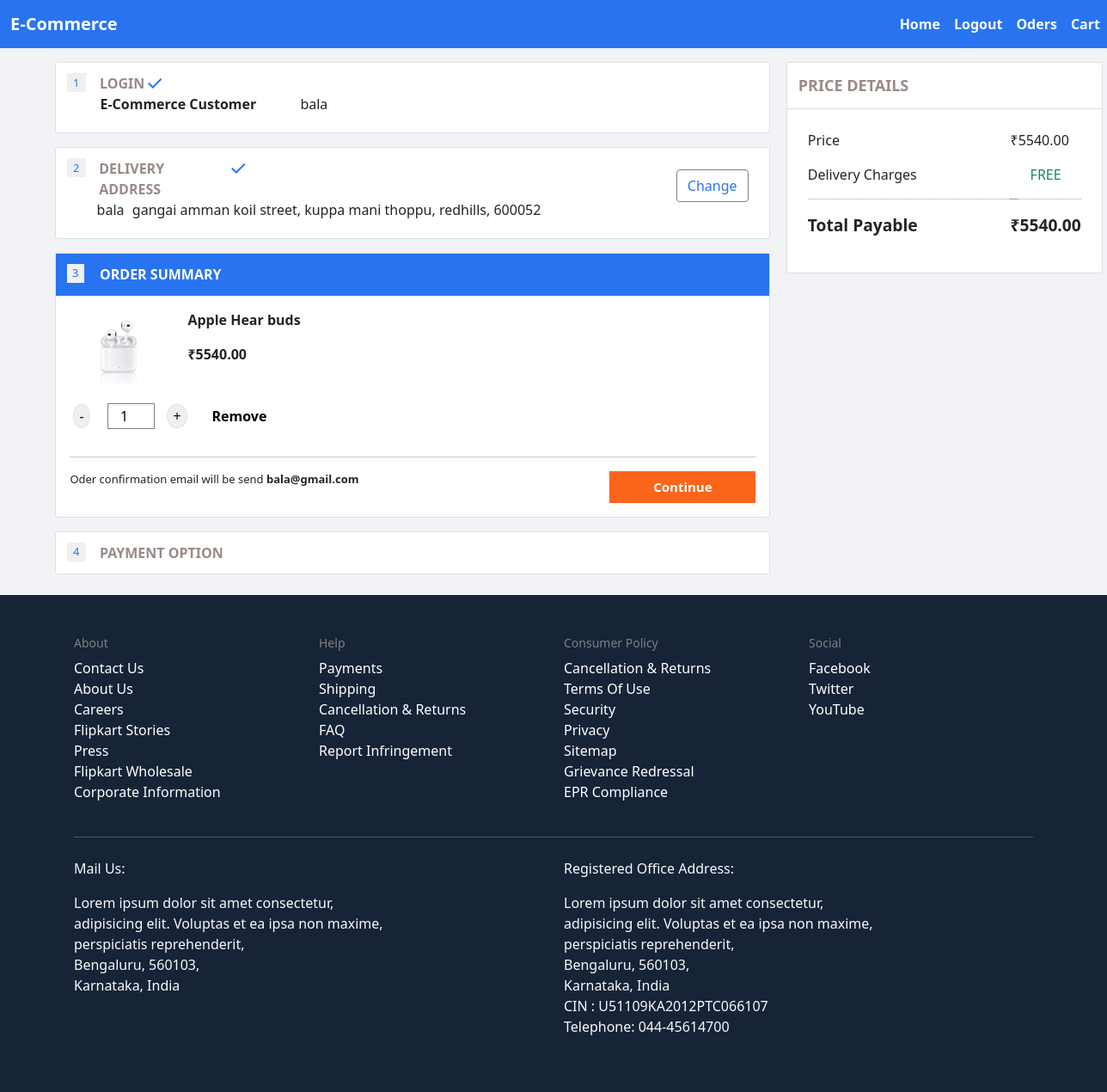
/product_details/11/11 (signed in), run on the app's committed database.
### project/models.py (models this page shows, shortened)
class CustomUser(AbstractUser):
    email = models.EmailField(unique=True)
    address = models.TextField(null=True)
    username = models.CharField(max_length=150, unique=False)
    USERNAME_FIELD = 'email'
    REQUIRED_FIELDS = ['username']

class Product(models.Model):
    CATEGORY_CHOICES = [
        ('electronics', 'Electronics'),
        ('clothing', 'Clothing'),
        ('books', 'Books'),
        ('home', 'Home and Kitchen'),
        ('mobiles', 'Mobiles'),
    ]
    name = models.CharField(max_length=255)
    description = models.TextField(null=True)
    price = models.DecimalField(max_digits=10, decimal_places=2)
    image = models.ImageField(upload_to='products/')
    category = models.CharField(max_length=100, choices=CATEGORY_CHOICES)

### project/views.py (the view)
# urls.py: path('product_details/<int:product_id>/<int:order>', views.product_order, name='product_details'),
def product_order(request, product_id, order):
    product = Product.objects.get(id = product_id)
    if order == 1:
        print('hello-------------------------------')
        user = request.user
        order = Order.objects.create(user=user, order_status = 'pending', total_amount = product.price)
        OrderItem.objects.create(order= order, product = product, quantity = 1)
        return JsonResponse({ 'message': 'success'})
    return render(request, 'order.html', {'product': product})

### project/templates/order.html (shortened to what this page needs)
{% extends 'base.html' %}
{% load static %}
{% block content %}
<div class="full-container d-flex" style="margin-left: 5%;">
    <div class="first-col">
    <div class="card mt-3" style="width: 52rem;">
        {% if user.is_authenticated %}
            <div class="card-title" style="background-color: rgb(255, 255, 255);">
                <div class="" style="margin: 1.5%;">
                    <div class="d-flex">
                        <span class="text-center align-content-center" style="background-color: white; width: 22px; height: 22px; font-size: 13px; color: rgb(40,116,240); background-color: rgb(240,240,240);
                    margin-right: 2%;">1</span>
                        <p style="color: rgb(154,137,135); font-weight: 700; margin-bottom: 0;">LOGIN</p>
                        <span class="material-symbols-outlined" style="color: rgb(40,116,240);">check</span>
                    </div>
                <b style="margin: 4.8%;">E-Commerce Customer</b>&nbsp;&nbsp; {{user.username}}
                </div>
            </div>
        {% endif %}
    </div>
    {% if not user.is_authenticated %}
    <div class="card mt-3" style="width: 52rem;">
        <div class="card-title" style="background-color: rgb(255, 255, 255);">
            <div class="d-flex">
                <span id="2" class="text-center align-content-center" style="width: 22px; height: 22px; font-size: 13px; color: rgb(40,116,240); background-color: rgb(240,240,240);
                    margin-right: 2%;">2</span>
                <p style="color: rgb(154,137,135); margin: 1.5%; font-weight: 700;">DELIVERY ADDRESS</p>
            </div>
        </div>
    </div>
    {% elif user.is_authenticated  %}
    <div class="card mt-3" style="width: 52rem;">
        <div id="card2" class="card-title d-flex justify-content-between" style="background-color: rgb(255, 255, 255);">
            <div style="margin: 1.5%;">
                <div class="d-flex">
                    <span id="2" class="text-center align-content-center" style="width: 22px; height: 22px; font-size: 13px; color: rgb(40,116,240); background-color: rgb(240,240,240);
                        margin-right: 3%;">2</span>
                    <p id="delivery" style="color: rgb(154,137,135); font-weight: 700; margin-bottom: 0; width: 150px;">DELIVERY ADDRESS</p>
                    <span id="address_check" class="material-symbols-outlined" style="color: rgb(40,116,240);">check</span>
                </div>
                <span id="address" style="margin: 6.8%; white-space: nowrap; "><b style='font-weight: 500; margin-right: 1%; '>{{user.username}}</b> {{user.address}}</span>
            </div>
            <div class="address_change" style="padding: 3%;">
                <button onclick="change_address()" class="btn" style="background-color: white; border: 0.1px solid gray; font-weight: 500; color: rgb(40,116,240);">Change</button>
            </div>
        </div>
    </div>
    {% endif %}
    <div class="card mt-3" style="width: 52rem;">
        <div id="card3" class="card-title d-flex justify-content-between" style="background-color: rgb(40,116,240); margin-bottom: 0;">
            <div style="margin: 1.5%;">
                <div class="d-flex">
                    <span id="3" class="text-center align-content-center" style="width: 22px; height: 22px; font-size: 13px; color: rgb(40,116,240); background-color: rgb(240,240,240);
                        margin-right: 9%;">3</span>
                    <p id="order" style="color: white; font-weight: 700; margin-bottom: 0; width: 180px;">ORDER SUMMARY</p>
                </div>
            </div>
        </div>
        <div class="card-body" id="body3" style="display: block;">
            <div class="row">
                <div class="col-2 d-flex flex-row">
                    <img src="{{product.image.url}}" class="mx-auto" alt="" style="max-width: 80px; height: 80px;">
                </div>
                <div class="col-8">
                    <div class="d-flex flex-column mx-auto">
                        <p style="font-weight: 700;">{{product.name}}</p>
                        <p style="font-weight: 600;">₹{{product.price}}</p>
                    </div>
                </div>
            </div>
            <div class="input-group w-auto align-items-center">
                <input type="button" value="-" class="button-minus border rounded-circle  icon-shape icon-sm mx-1 " data-field="quantity">
                <input style="    width: 55px;
                margin: 2% 2%; height: 30px; border: 1px solid gray !important;" type="number" step="1" max="10" value="1" name="quantity" class="quantity-field border-0 text-center">
                <input type="button" value="+" class="button-plus border rounded-circle icon-shape icon-sm " data-field="quantity">
                <a class="btn" style="margin-left: 2%; background: transparent; font-weight: 600; color: rgb(0, 0, 0);">Remove</a >
            </div>
            <hr>
            <div class="d-flex justify-content-between">
            <p style="margin-bottom: 0; font-size: 13px;">Oder confirmation email will be send <b>{{user.email}}</b></p>
            <div class="justify-content-end align-items-center">
            <button class="btn" onclick="product()" style="background-color: rgb(251,100,27); font-weight: 600; font-size: 15px; color: white; width: 170px; border-radius: 0;">Continue</button>
            </div>
            </div>
        </div>
    </div>
    <div class="card mt-3" style="width: 52rem;">
        <div class="card-title" id="card4" style=" margin-bottom: 0; background-color: rgb(255, 255, 255);">
            <div style="margin: 1.5%;">
                <div class="d-flex">
                    <span id="4" class="text-center align-content-center" style="width: 22px; height: 22px; font-size: 13px; color: rgb(40,116,240); background-color: rgb(240,240,240);
                                margin-right: 2%;">4</span>
                    <p id="payment" style="color: rgb(154,137,135); font-weight: 700; margin-bottom: 0;">PAYMENT OPTION</p>
                </div>
            </div>
        </div>
    </div>
</div>
    <div class="second-col">
        <div class="card mt-3" style="width: 23rem; margin-left: 5%; border-radius: 0;">
            <div class="card-title" style="margin-bottom: 0; border-bottom: 1px solid rgb(220, 220, 220);">
                <p style="padding: 13px; margin-bottom: 0; font-weight: 700; font-size: 18px; color: rgb(154,137,135);">PRICE DETAILS</p>
            </div>
            <div class="card-body p-4 d-flex justify-content-between">
                <div class="price-name">
                    <p style="font-weight: 500;">Price</p>
                    <p style="font-weight: 500;">Delivery Charges</p>
                    <p style="border-bottom: 1px dotted rgb(160, 160, 160); width: 192%;"></p>
                    <p style="font-weight: 700; font-size: larger;">Total Payable</p>
                </div>
                <div class="price">
                    <p style="font-weight: 500;">₹{{product.price}}</p>
                    <p class="text-success text-center" style="font-weight: 500;">FREE</p>
                    <p style="border-bottom: 1px dotted rgb(160, 160, 160);"></p>
                    <p style="font-weight: 700; font-size: larger;">₹{{product.price}}</p>
                </div>
            </div>
        </div>
    </div>
</div>
{% endblock content %}

### project/static/css/main.css (style rules this page uses)
.card img { width: 75%; height: 60%; margin: 6%; }
.box input[type='text'],input[type='number'] { height: 50px; border-radius: 10px; }

### project/templates/base.html (style rules this page uses)
body { background-color: rgb(241,243,246); }

### project/templates/log.html (style rules this page uses)
:root { --primary: #11998e; --secondary: #38ef7d; --white: #fff; --gray: #9b9b9b; }

### data on the page
CustomUser: username "bala", address "gangai amman koil street, kuppa mani thoppu, redhills, 600052", email "bala@gmail.com"
Product: image (picture), name "Apple Hear buds", price "5540.00"
